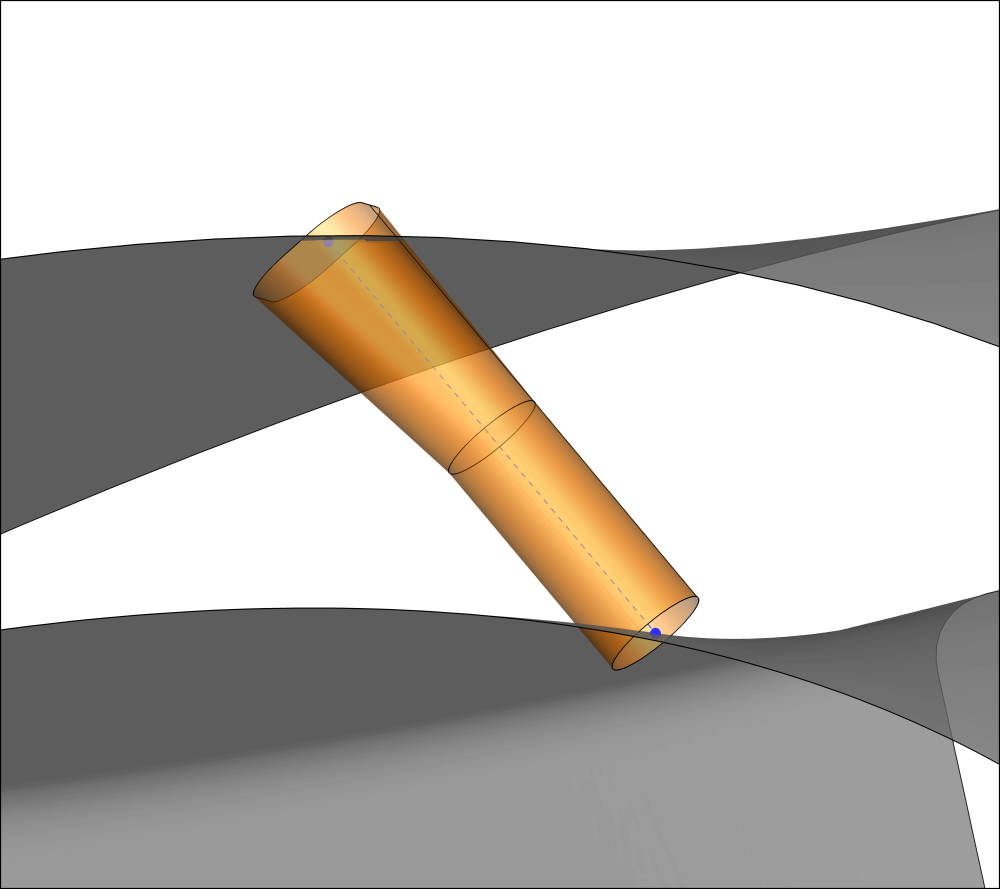
#> input picture tec/holes/20.png, 3000 x 2667 px (shown at 1/3 size)
$ python 20edit.py
#> lines starting #> are read from the running program, lines starting #| are printed output that depends on the picture
import numpy as np
from PIL import Image
import matplotlib.pyplot as plt
import matplotlib.image as img

from matplotlib import rc
rc('text', usetex=True)

filenames = ["20.png", "21.png"]
outnames = ["20edit.png", "21edit.png"]

for i in range(len(filenames)):
	with Image.open(filenames[i]) as inp:
#> inp is the input picture: PIL image 3000x2667 RGB; mean R, G, B 192.9, 188.5, 183.2
		arr = np.array(inp)[500:-500,5:-5]
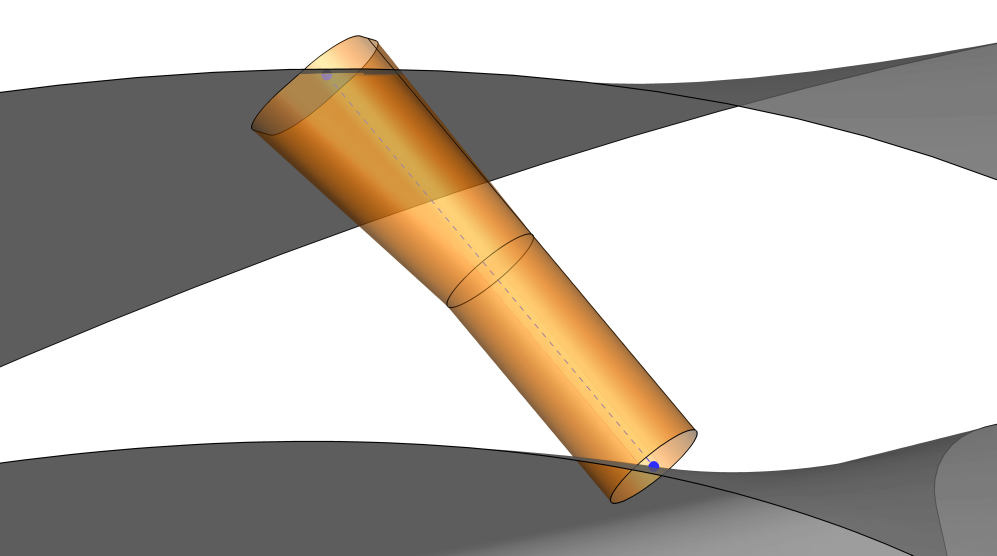
#> arr: shape (1667, 2990, 3) (shown at 1/3 size); mean R, G, B 189.6, 182.6, 174.1

		out = Image.fromarray(arr)
		out.save(outnames[i])
#> pass 2 of the loop `for i in range(len(filenames)):`:
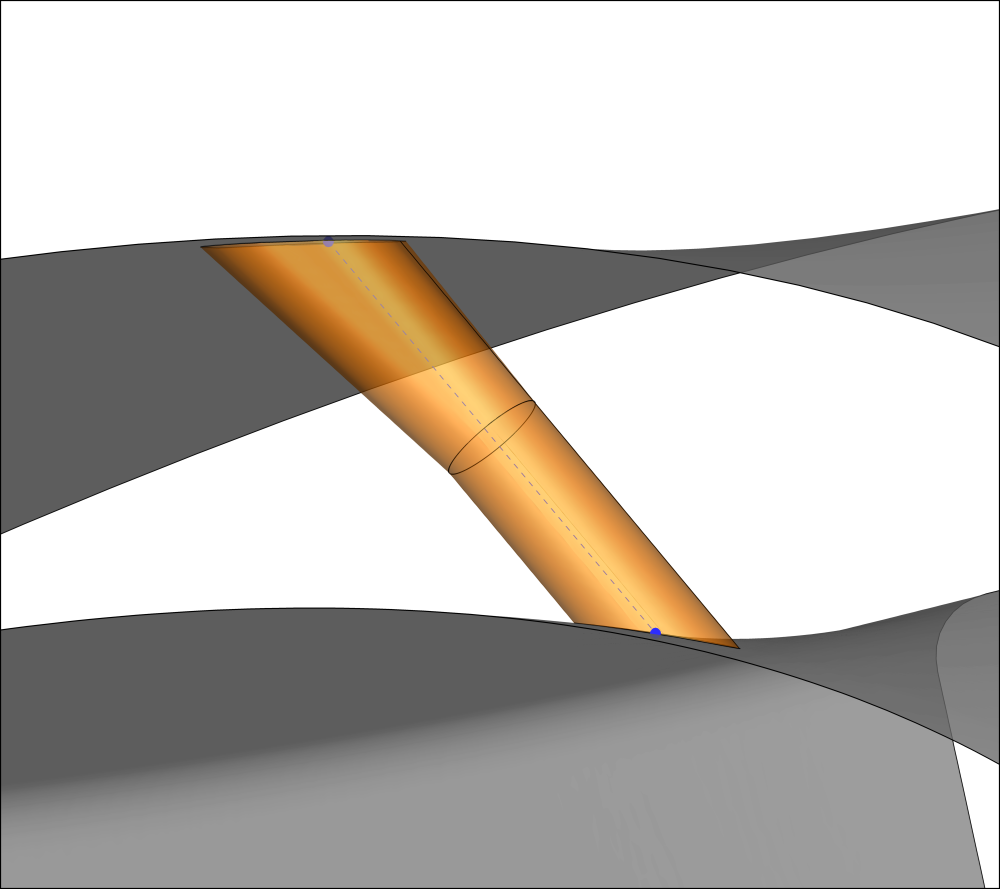
#> input picture tec/holes/21.png, 3000 x 2667 px (shown at 1/3 size)
#> inp is the input picture: PIL image 3000x2667 RGB; mean R, G, B 193.1, 188.5, 183.1
#> `arr = np.array(inp)[500:-500,5:-5]`:
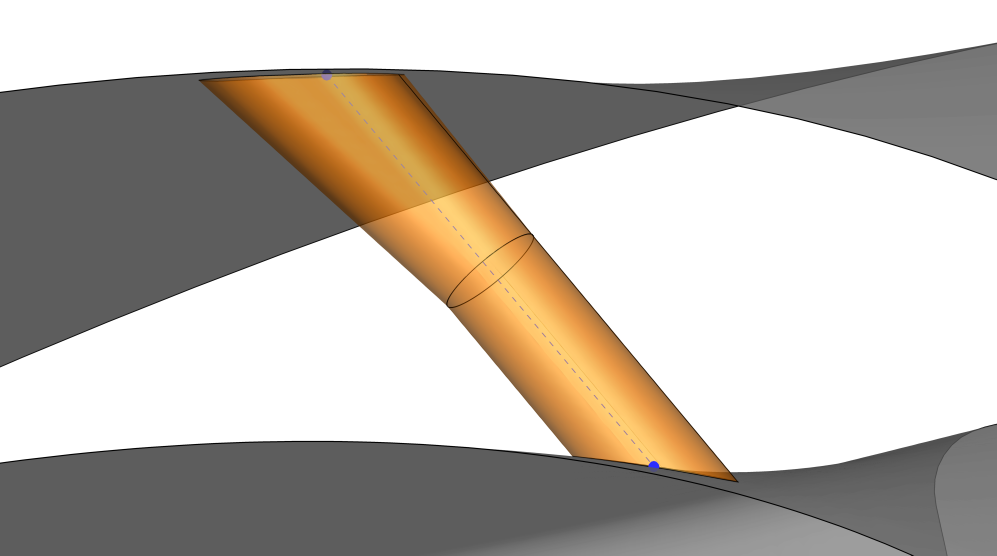
#> arr: shape (1667, 2990, 3) (shown at 1/3 size); mean R, G, B 190, 182.7, 174

filenames = ["22.png"]
outnames = ["22edit.png"]

for i in range(len(filenames)):
	with Image.open(filenames[i]) as inp:
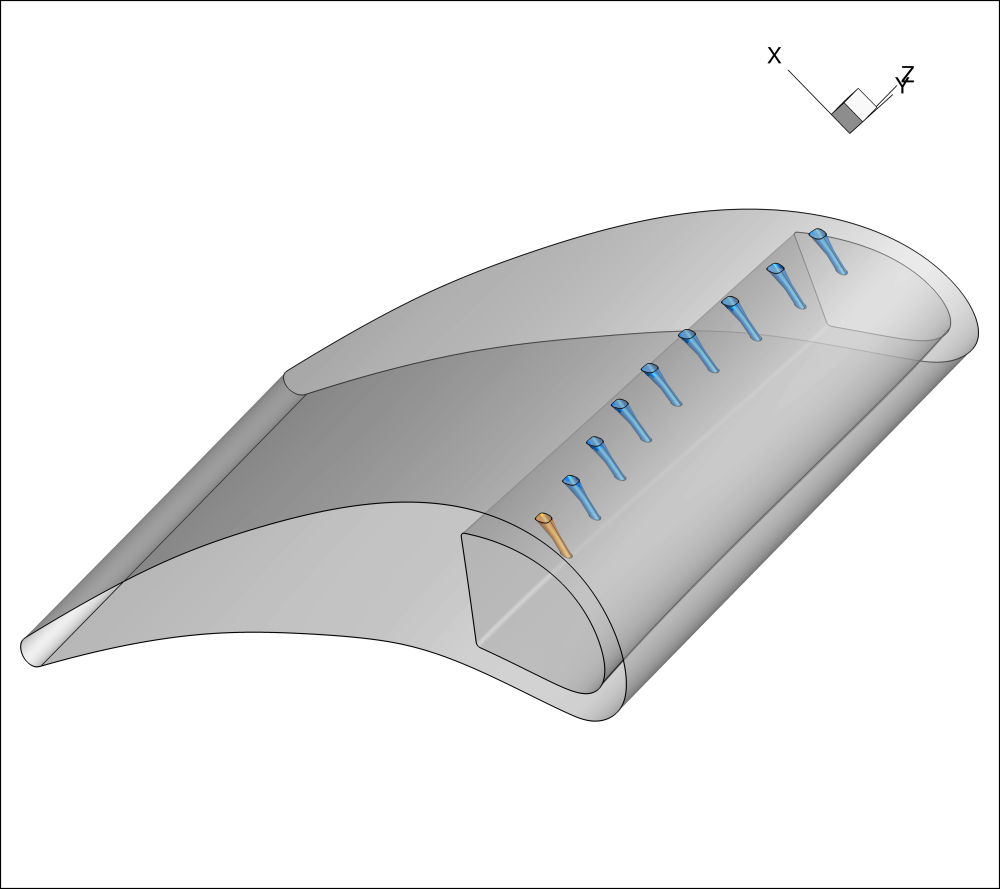
#> input picture tec/holes/22.png, 3000 x 2667 px (shown at 1/3 size)
#> inp is the input picture: PIL image 3000x2667 RGB; mean R, G, B 229.6, 229.8, 229.9
		arr = np.array(inp)[450:-350,20:-20]
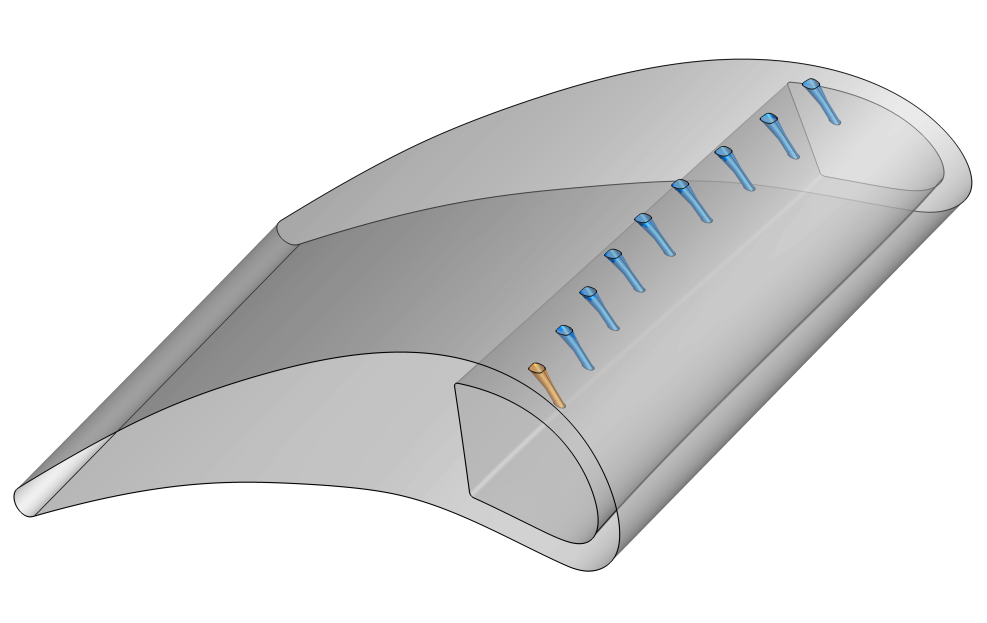
#> arr: shape (1867, 2960, 3) (shown at 1/3 size); mean R, G, B 220.2, 220.5, 220.7

		out = Image.fromarray(arr)
		out.save(outnames[i])
